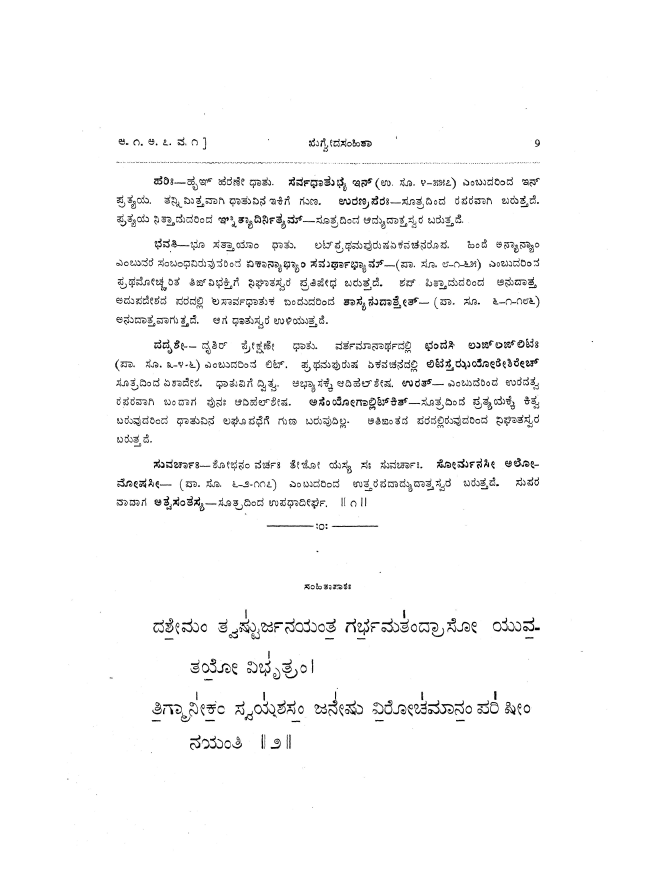
#> input picture publish/ocr_test/alt30-030.jpg, 2628 x 3549 px (shown at 1/4 size)
$ python -i train.py   (imports and definitions only)
#> lines starting #> are read from the running program, lines starting #| are printed output that depends on the picture
#> further down, picture is the input picture: shape (3549, 2628, 3); min 0, max 255, mean 248
#!/usr/bin/env python3
"""Train the digit classifier: seed (reader's digit sheets, augmented) + self-labelled book glyphs + junk class (10).
usage: train.py SEED.npz BOOK_GLYPHS.npz OUT.pkl"""
import sys, numpy as np, cv2, pickle
from sklearn.svm import SVC
rng = np.random.default_rng(0)
def feat(A): return np.array([cv2.GaussianBlur(x, (3, 3), 0).ravel() / 255. for x in A], dtype=np.float32)
def aug(im):
    a = im.copy(); k = rng.integers(0, 3)
    if k == 1: a = cv2.dilate(a, np.ones((2, 2), np.uint8))
    if k == 2: a = cv2.erode(a, np.ones((2, 2), np.uint8))
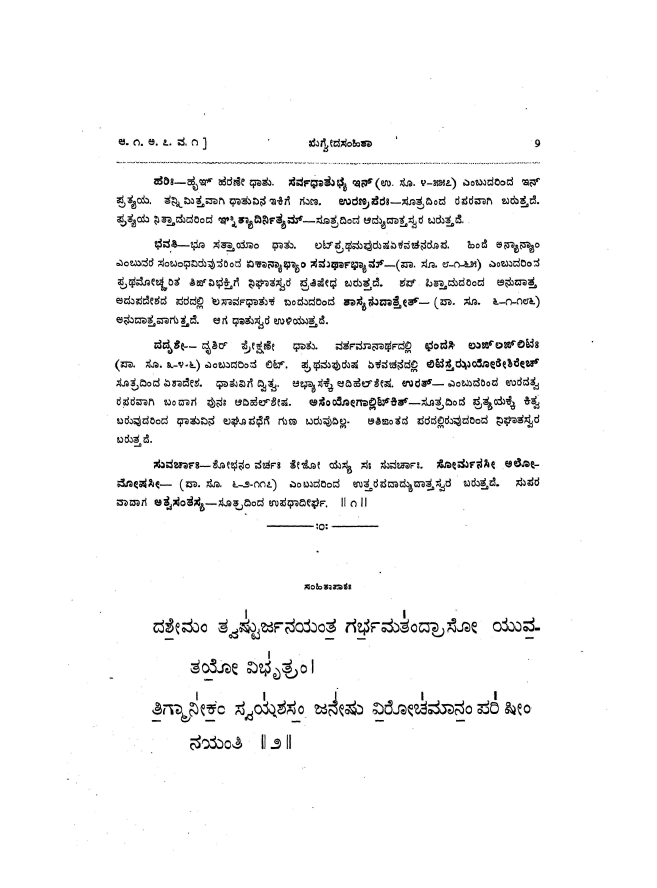
#> a: shape (3549, 2628, 3) (shown at 1/4 size); min 0, max 255, mean 245
    M = cv2.getRotationMatrix2D((16, 16), rng.uniform(-7, 7), rng.uniform(.9, 1.1)); a = cv2.warpAffine(a, M, (32, 32))
#> after `a = cv2.warpAffine(a, M, (32, 32))`:
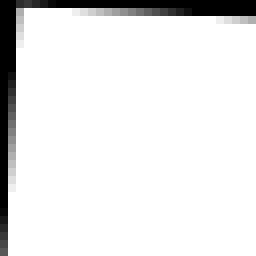
#> a: shape (32, 32, 3) (shown 8 times larger); min 0, max 255, mean 231.6
    a = cv2.GaussianBlur(a, (3, 3), rng.uniform(0, 1.2))
    return np.clip(a.astype(float) + rng.normal(0, 12, a.shape), 0, 255).astype(np.uint8)
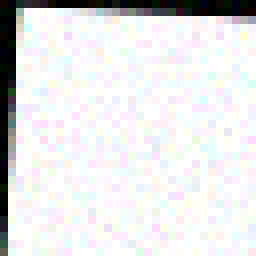
#> returned value: shape (32, 32, 3) (shown 8 times larger); mean of channels 0, 1, 2 227.6, 227, 226.8; drawn as B, G, R
# [1 line that did not run here, left out]
# [1 line that did not run here, left out]
Xs, ys = [], []
# [2 lines not run here, left out]
# [1 line that did not run here, left out]
# self-label book glyphs
# [1 line that did not run here, left out]
# [1 line that did not run here, left out]
# [1 line that did not run here, left out]
# [1 line that did not run here, left out]
# [1 line that did not run here, left out]
cap = 700
Xt, yt = list(Xs), list(ys)
# [4 lines not run here, left out]
# [1 line that did not run here, left out]
# [2 lines not run here, left out]

>>> import cv2
>>> picture = cv2.imread('../../../ocr_test/alt30-030.jpg')
>>> result = aug(picture)

$ run again, on publish/ocr_test/alt33-033.jpg
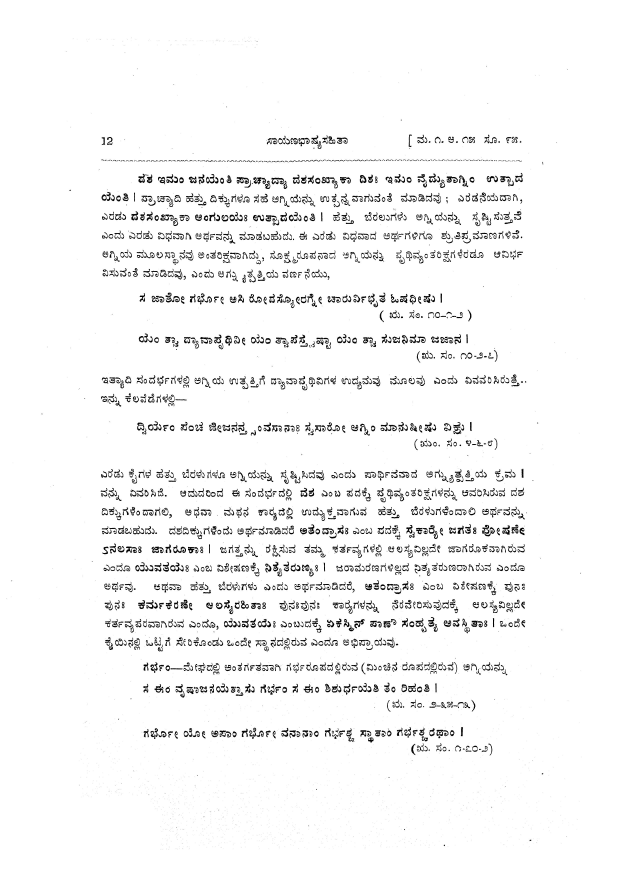
#> input picture publish/ocr_test/alt33-033.jpg, 2486 x 3524 px (shown at 1/4 size)
#> picture is the input picture: shape (3524, 2486, 3); min 0, max 255, mean 245.1
#> in aug, `if k == 2: a = cv2.erode(a, np.ones((2, 2), np.uint8))`:
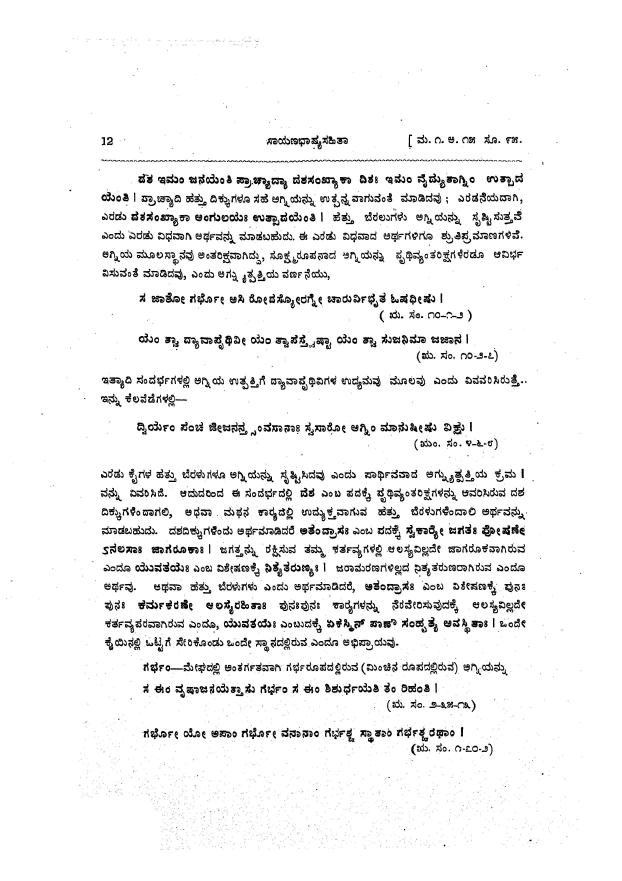
#> a: shape (3524, 2486, 3) (shown at 1/4 size); min 0, max 255, mean 240.8

$ run again, on publish/ocr_test/alt42-042.jpg
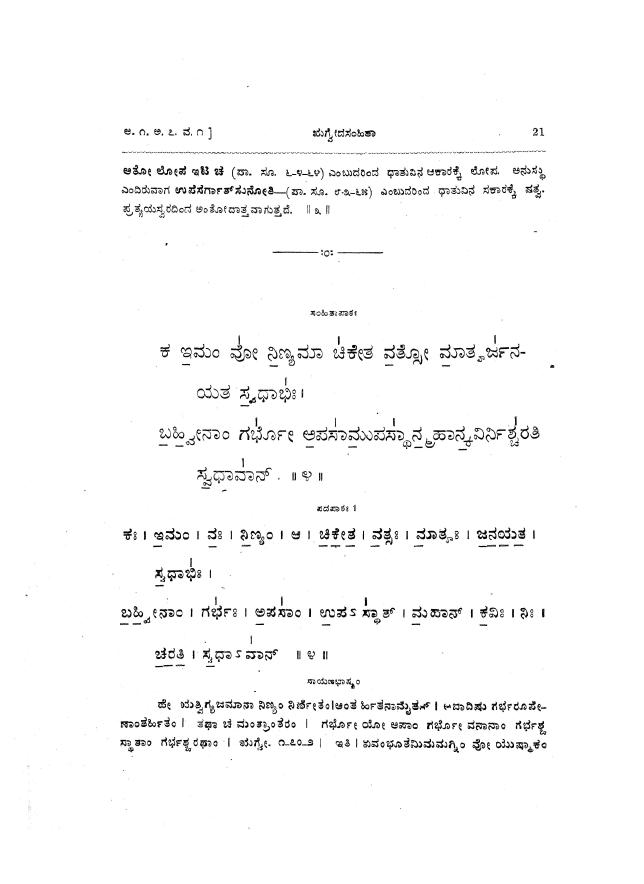
#> input picture publish/ocr_test/alt42-042.jpg, 2574 x 3535 px (shown at 1/4 size)
#> picture is the input picture: shape (3535, 2574, 3); min 0, max 255, mean 249.3
#> in aug, `if k == 2: a = cv2.erode(a, np.ones((2, 2), np.uint8))`:
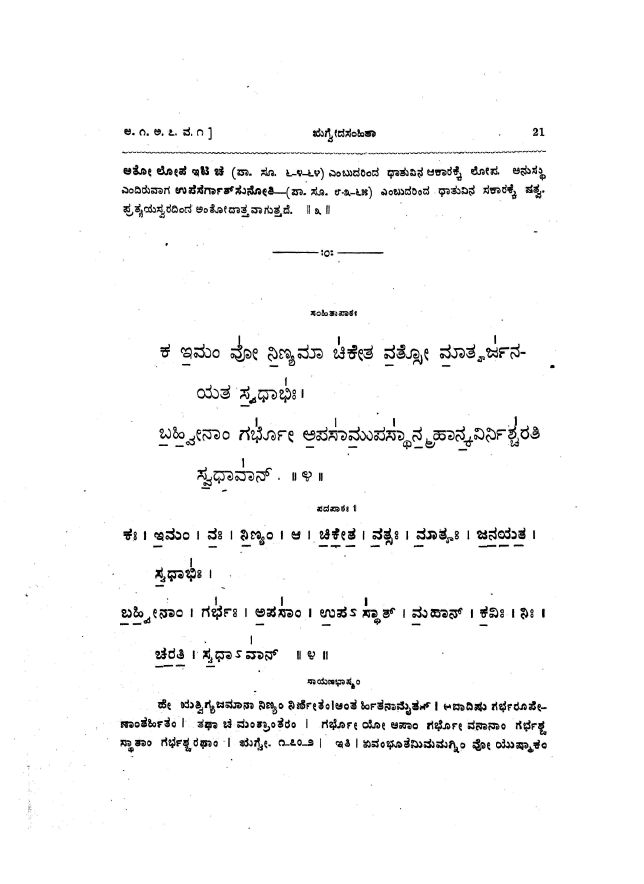
#> a: shape (3535, 2574, 3) (shown at 1/4 size); min 0, max 255, mean 247.2
